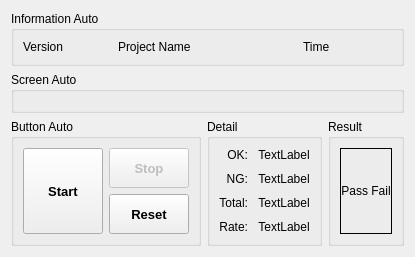
      <widget class="QWidget" name="tab_auto">
       <attribute name="title">
        <string>Auto</string>
       </attribute>
       <layout class="QGridLayout" name="gridLayoutAuto" rowstretch="1,12,4" columnstretch="2,3,2">
        <item row="0" column="0" colspan="3">
         <widget class="QGroupBox" name="groupBoxInfo">
          <property name="sizePolicy">
           <sizepolicy hsizetype="Expanding" vsizetype="Expanding">
            <horstretch>0</horstretch>
            <verstretch>0</verstretch>
           </sizepolicy>
          </property>
          <property name="title">
           <string>Information Auto</string>
          </property>
          <layout class="QHBoxLayout" name="horizontalLayoutInfo" stretch="2,4,2">
           <item>
            <widget class="QLabel" name="label_version">
             <property name="text">
              <string>Version</string>
             </property>
            </widget>
           </item>
           <item>
            <widget class="QLabel" name="label_name_project">
             <property name="text">
              <string>Project Name</string>
             </property>
            </widget>
           </item>
           <item>
            <widget class="QLabel" name="label_time">
             <property name="text">
              <string>Time</string>
             </property>
            </widget>
           </item>
          </layout>
         </widget>
        </item>
        <item row="2" column="2">
         <widget class="QGroupBox" name="groupBoxResult">
          <property name="sizePolicy">
           <sizepolicy hsizetype="Expanding" vsizetype="Expanding">
            <horstretch>0</horstretch>
            <verstretch>0</verstretch>
           </sizepolicy>
          </property>
          <property name="title">
           <string>Result</string>
          </property>
          <layout class="QHBoxLayout" name="horizontalLayoutResult">
           <item>
            <widget class="QLabel" name="label_result">
             <property name="sizePolicy">
              <sizepolicy hsizetype="Expanding" vsizetype="Expanding">
               <horstretch>1</horstretch>
               <verstretch>1</verstretch>
              </sizepolicy>
             </property>
             <property name="frameShape">
              <enum>QFrame::Box</enum>
             </property>
             <property name="text">
              <string>Pass Fail</string>
             </property>
             <property name="alignment">
              <set>Qt::AlignCenter</set>
             </property>
            </widget>
           </item>
          </layout>
         </widget>
        </item>
        <item row="2" column="1">
         <widget class="QGroupBox" name="groupBoxDetail">
          <property name="sizePolicy">
           <sizepolicy hsizetype="Expanding" vsizetype="Expanding">
            <horstretch>0</horstretch>
            <verstretch>0</verstretch>
           </sizepolicy>
          </property>
          <property name="title">
           <string>Detail</string>
          </property>
          <layout class="QGridLayout" name="gridLayoutDetail" rowstretch="0,0,0,0,0,0" columnstretch="1,3">
           <property name="spacing">
            <number>10</number>
           </property>
           <item row="4" column="1">
            <widget class="QLabel" name="label_text_total">
             <property name="text">
              <string>TextLabel</string>
             </property>
             <property name="alignment">
              <set>Qt::AlignCenter</set>
             </property>
            </widget>
           </item>
           <item row="5" column="1">
            <widget class="QLabel" name="label_text_rate">
             <property name="text">
              <string>TextLabel</string>
             </property>
             <property name="alignment">
              <set>Qt::AlignCenter</set>
             </property>
            </widget>
           </item>
           <item row="5" column="0">
            <widget class="QLabel" name="label_Rate">
             <property name="font">
              <font>
               <weight>50</weight>
               <italic>false</italic>
               <bold>false</bold>
              </font>
             </property>
             <property name="layoutDirection">
              <enum>Qt::LeftToRight</enum>
             </property>
             <property name="frameShape">
              <enum>QFrame::NoFrame</enum>
             </property>
             <property name="text">
              <string>Rate:</string>
             </property>
             <property name="alignment">
              <set>Qt::AlignRight|Qt::AlignTrailing|Qt::AlignVCenter</set>
             </property>
            </widget>
           </item>
           <item row="3" column="1">
            <widget class="QLabel" name="label_text_ng">
             <property name="text">
              <string>TextLabel</string>
             </property>
             <property name="alignment">
              <set>Qt::AlignCenter</set>
             </property>
            </widget>
           </item>
           <item row="4" column="0">
            <widget class="QLabel" name="label_Total">
             <property name="font">
              <font>
               <weight>50</weight>
               <italic>false</italic>
               <bold>false</bold>
              </font>
             </property>
             <property name="layoutDirection">
              <enum>Qt::LeftToRight</enum>
             </property>
             <property name="frameShape">
              <enum>QFrame::NoFrame</enum>
             </property>
             <property name="text">
              <string>Total:</string>
             </property>
             <property name="alignment">
              <set>Qt::AlignRight|Qt::AlignTrailing|Qt::AlignVCenter</set>
             </property>
            </widget>
           </item>
           <item row="0" column="1">
            <widget class="QLabel" name="label_text_ok">
             <property name="text">
              <string>TextLabel</string>
             </property>
             <property name="alignment">
              <set>Qt::AlignCenter</set>
             </property>
            </widget>
           </item>
           <item row="3" column="0">
            <widget class="QLabel" name="label_NG">
             <property name="font">
              <font>
               <weight>50</weight>
               <italic>false</italic>
               <bold>false</bold>
              </font>
             </property>
             <property name="layoutDirection">
              <enum>Qt::LeftToRight</enum>
             </property>
             <property name="frameShape">
              <enum>QFrame::NoFrame</enum>
             </property>
             <property name="text">
              <string>NG:</string>
             </property>
             <property name="alignment">
              <set>Qt::AlignRight|Qt::AlignTrailing|Qt::AlignVCenter</set>
             </property>
            </widget>
           </item>
           <item row="0" column="0">
            <widget class="QLabel" name="label_OK">
             <property name="font">
              <font>
               <weight>50</weight>
               <italic>false</italic>
               <bold>false</bold>
              </font>
             </property>
             <property name="layoutDirection">
              <enum>Qt::LeftToRight</enum>
             </property>
             <property name="frameShape">
              <enum>QFrame::NoFrame</enum>
             </property>
             <property name="text">
              <string>OK:</string>
             </property>
             <property name="alignment">
              <set>Qt::AlignRight|Qt::AlignTrailing|Qt::AlignVCenter</set>
             </property>
            </widget>
           </item>
          </layout>
         </widget>
        </item>
        <item row="2" column="0">
         <widget class="QGroupBox" name="groupBoxBtnAuto">
          <property name="sizePolicy">
           <sizepolicy hsizetype="Expanding" vsizetype="Expanding">
            <horstretch>0</horstretch>
            <verstretch>0</verstretch>
           </sizepolicy>
          </property>
          <property name="title">
           <string>Button Auto</string>
          </property>
          <layout class="QGridLayout" name="gridLayoutBtnAuto" columnstretch="0,0">
           <item row="0" column="0" rowspan="2">
            <widget class="QPushButton" name="btn_start">
             <property name="sizePolicy">
              <sizepolicy hsizetype="Expanding" vsizetype="Expanding">
               <horstretch>0</horstretch>
               <verstretch>0</verstretch>
              </sizepolicy>
             </property>
             <property name="font">
              <font>
               <pointsize>10</pointsize>
               <weight>75</weight>
               <bold>true</bold>
              </font>
             </property>
             <property name="text">
              <string>Start</string>
             </property>
             <property name="autoDefault">
              <bool>false</bool>
             </property>
            </widget>
           </item>
           <item row="0" column="1">
            <widget class="QPushButton" name="btn_stop">
             <property name="enabled">
              <bool>false</bool>
             </property>
             <property name="sizePolicy">
              <sizepolicy hsizetype="Expanding" vsizetype="Expanding">
               <horstretch>0</horstretch>
               <verstretch>0</verstretch>
              </sizepolicy>
             </property>
             <property name="font">
              <font>
               <pointsize>10</pointsize>
               <weight>75</weight>
               <bold>true</bold>
              </font>
             </property>
             <property name="text">
              <string>Stop</string>
             </property>
             <property name="autoDefault">
              <bool>false</bool>
             </property>
            </widget>
           </item>
           <item row="1" column="1">
            <widget class="QPushButton" name="btn_reset">
             <property name="sizePolicy">
              <sizepolicy hsizetype="Expanding" vsizetype="Expanding">
               <horstretch>0</horstretch>
               <verstretch>0</verstretch>
              </sizepolicy>
             </property>
             <property name="font">
              <font>
               <pointsize>10</pointsize>
               <weight>75</weight>
               <bold>true</bold>
              </font>
             </property>
             <property name="text">
              <string>Reset</string>
             </property>
             <property name="autoDefault">
              <bool>false</bool>
             </property>
            </widget>
           </item>
          </layout>
         </widget>
        </item>
        <item row="1" column="0" colspan="3">
         <widget class="QGroupBox" name="groupBoxAuto">
          <property name="sizePolicy">
           <sizepolicy hsizetype="Expanding" vsizetype="Expanding">
            <horstretch>10</horstretch>
            <verstretch>15</verstretch>
           </sizepolicy>
          </property>
          <property name="title">
           <string>Screen Auto</string>
          </property>
          <layout class="QVBoxLayout" name="verticalLayoutScreenAuto"/>
         </widget>
        </item>
       </layout>
      </widget>
